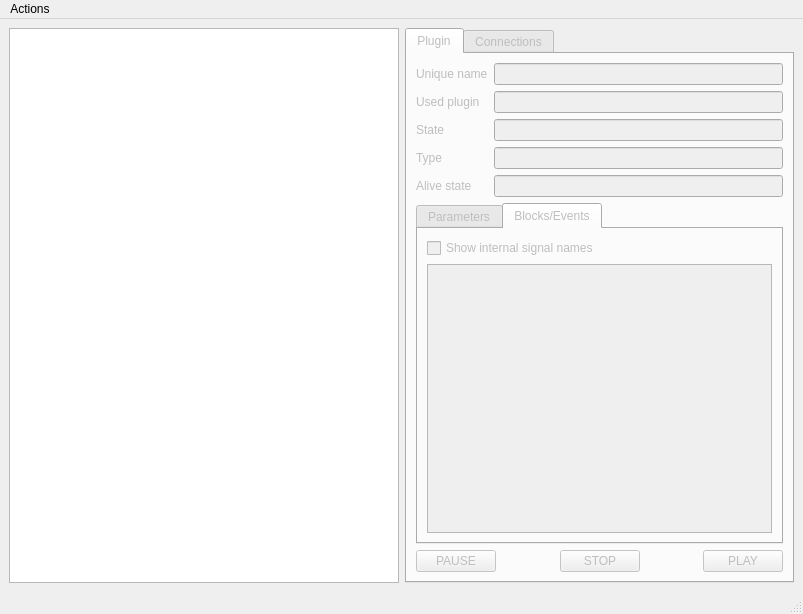
<?xml version="1.0" encoding="UTF-8"?>
<ui version="4.0">
 <class>Overview</class>
 <widget class="QMainWindow" name="Overview">
  <property name="geometry">
   <rect>
    <x>0</x>
    <y>0</y>
    <width>803</width>
    <height>614</height>
   </rect>
  </property>
  <property name="windowTitle">
   <string>MainWindow</string>
  </property>
  <widget class="QWidget" name="centralwidget">
   <layout class="QHBoxLayout" name="horizontalLayout_3">
    <item>
     <layout class="QHBoxLayout" name="horizontalLayout">
      <item>
       <widget class="QTreeView" name="pluginTree"/>
      </item>
      <item>
       <widget class="QTabWidget" name="tabWidget">
        <property name="enabled">
         <bool>false</bool>
        </property>
        <property name="currentIndex">
         <number>0</number>
        </property>
        <widget class="QWidget" name="pluginTab">
         <attribute name="title">
          <string>Plugin</string>
         </attribute>
         <layout class="QVBoxLayout" name="verticalLayout_2">
          <item>
           <layout class="QFormLayout" name="formLayout">
            <property name="fieldGrowthPolicy">
             <enum>QFormLayout::AllNonFixedFieldsGrow</enum>
            </property>
            <property name="horizontalSpacing">
             <number>6</number>
            </property>
            <item row="0" column="0">
             <widget class="QLabel" name="unameLabel">
              <property name="text">
               <string>Unique name</string>
              </property>
             </widget>
            </item>
            <item row="0" column="1">
             <widget class="QLineEdit" name="unameEdit"/>
            </item>
            <item row="1" column="0">
             <widget class="QLabel" name="usedpluginLabel">
              <property name="text">
               <string>Used plugin</string>
              </property>
             </widget>
            </item>
            <item row="1" column="1">
             <widget class="QLineEdit" name="usedpluginEdit"/>
            </item>
            <item row="2" column="0">
             <widget class="QLabel" name="stateLabel">
              <property name="text">
               <string>State</string>
              </property>
             </widget>
            </item>
            <item row="2" column="1">
             <widget class="QLineEdit" name="stateEdit"/>
            </item>
            <item row="3" column="0">
             <widget class="QLabel" name="typeLabel">
              <property name="text">
               <string>Type</string>
              </property>
             </widget>
            </item>
            <item row="3" column="1">
             <widget class="QLineEdit" name="typeEdit"/>
            </item>
            <item row="4" column="0">
             <widget class="QLabel" name="alivestateLabel">
              <property name="text">
               <string>Alive state</string>
              </property>
             </widget>
            </item>
            <item row="4" column="1">
             <widget class="QLineEdit" name="alivestateEdit"/>
            </item>
           </layout>
          </item>
          <item>
           <widget class="QTabWidget" name="tabWidget_2">
            <property name="currentIndex">
             <number>1</number>
            </property>
            <widget class="QWidget" name="parameterTab">
             <attribute name="title">
              <string>Parameters</string>
             </attribute>
             <layout class="QVBoxLayout" name="verticalLayout_4">
              <item>
               <widget class="QTreeView" name="parameterTree"/>
              </item>
             </layout>
            </widget>
            <widget class="QWidget" name="blockTab">
             <attribute name="title">
              <string>Blocks/Events</string>
             </attribute>
             <layout class="QVBoxLayout" name="verticalLayout_5">
              <item>
               <widget class="QCheckBox" name="showInternalNameCheckBox">
                <property name="text">
                 <string>Show internal signal names</string>
                </property>
               </widget>
              </item>
              <item>
               <widget class="QTreeView" name="blockTree"/>
              </item>
             </layout>
            </widget>
           </widget>
          </item>
          <item>
           <layout class="QHBoxLayout" name="horizontalLayout_2">
            <item>
             <widget class="QPushButton" name="pauseButton">
              <property name="text">
               <string>PAUSE</string>
              </property>
             </widget>
            </item>
            <item>
             <spacer name="horizontalSpacer">
              <property name="orientation">
               <enum>Qt::Horizontal</enum>
              </property>
              <property name="sizeHint" stdset="0">
               <size>
                <width>40</width>
                <height>20</height>
               </size>
              </property>
             </spacer>
            </item>
            <item>
             <widget class="QPushButton" name="stopButton">
              <property name="text">
               <string>STOP</string>
              </property>
             </widget>
            </item>
            <item>
             <spacer name="horizontalSpacer_2">
              <property name="orientation">
               <enum>Qt::Horizontal</enum>
              </property>
              <property name="sizeHint" stdset="0">
               <size>
                <width>40</width>
                <height>20</height>
               </size>
              </property>
             </spacer>
            </item>
            <item>
             <widget class="QPushButton" name="playButton">
              <property name="text">
               <string>PLAY</string>
              </property>
             </widget>
            </item>
           </layout>
          </item>
         </layout>
        </widget>
        <widget class="QWidget" name="connectionTab">
         <attribute name="title">
          <string>Connections</string>
         </attribute>
         <layout class="QVBoxLayout" name="verticalLayout_3">
          <item>
           <layout class="QVBoxLayout" name="verticalLayout">
            <item>
             <widget class="QTreeView" name="subscribersTree"/>
            </item>
            <item>
             <widget class="QTreeView" name="subscriptionsTree"/>
            </item>
           </layout>
          </item>
         </layout>
        </widget>
       </widget>
      </item>
     </layout>
    </item>
   </layout>
  </widget>
  <widget class="QMenuBar" name="menubar">
   <property name="geometry">
    <rect>
     <x>0</x>
     <y>0</y>
     <width>803</width>
     <height>25</height>
    </rect>
   </property>
   <widget class="QMenu" name="menuAction">
    <property name="title">
     <string>Actions</string>
    </property>
    <addaction name="actionRefresh"/>
   </widget>
   <addaction name="menuAction"/>
  </widget>
  <widget class="QStatusBar" name="statusbar"/>
  <action name="actionRefresh">
   <property name="text">
    <string>Refresh</string>
   </property>
  </action>
 </widget>
 <resources/>
 <connections/>
</ui>
